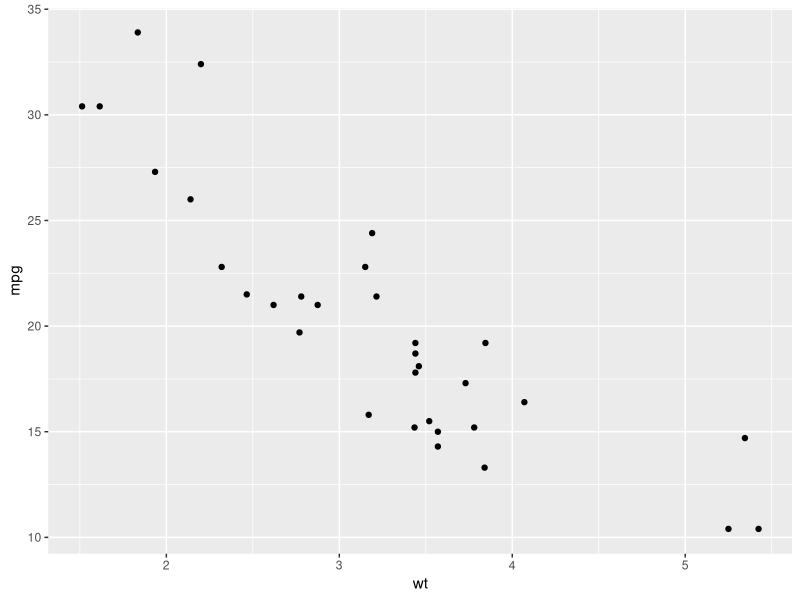
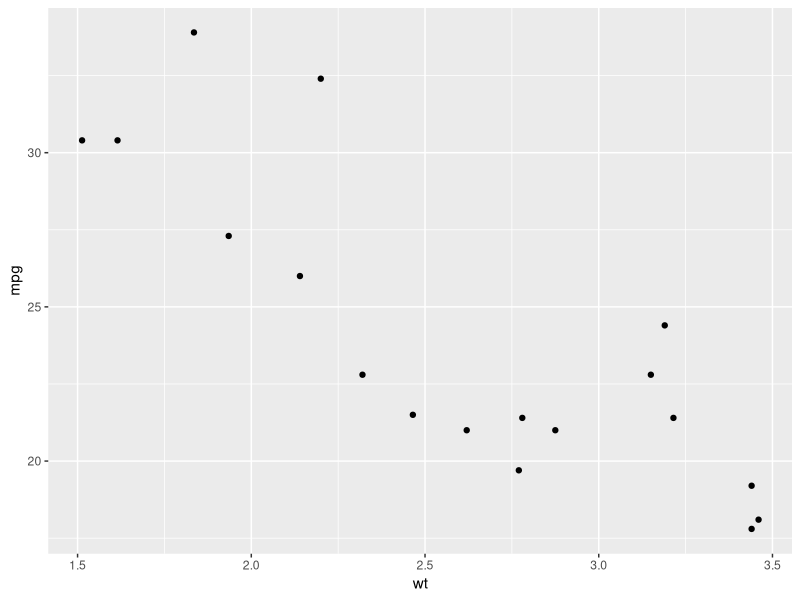
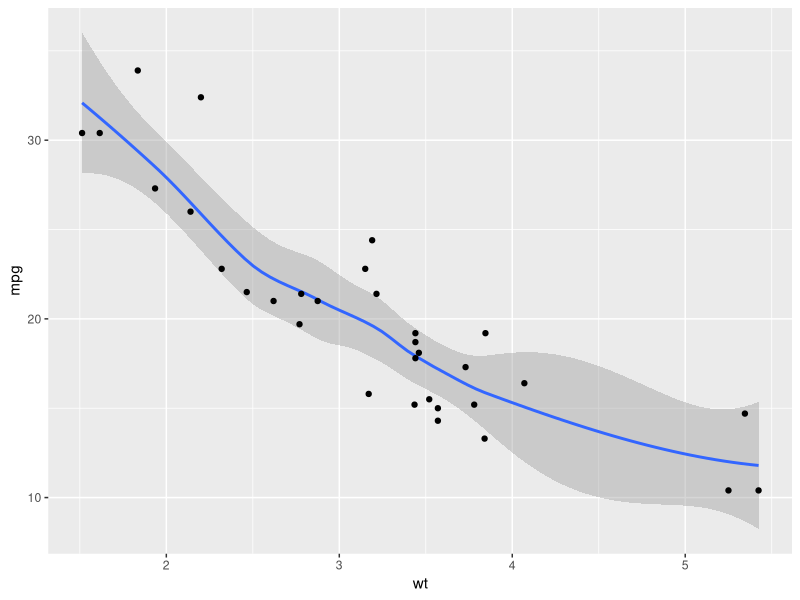
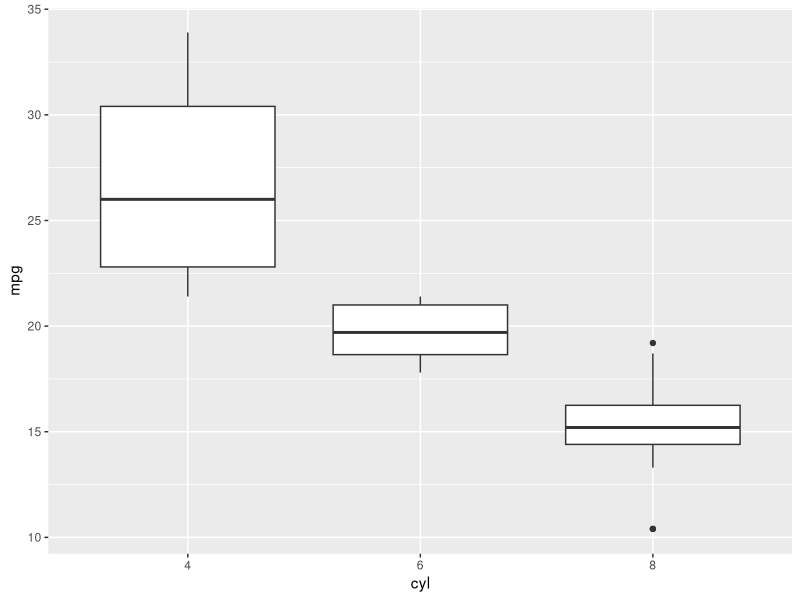
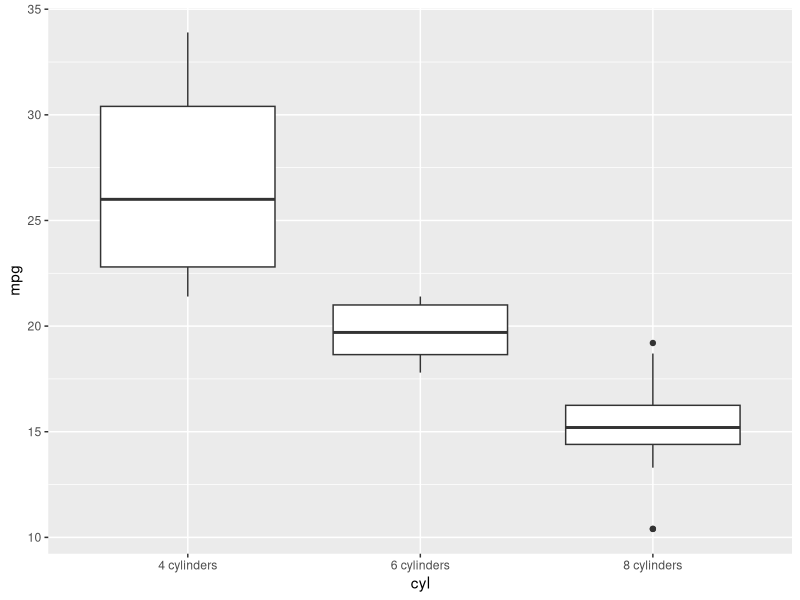
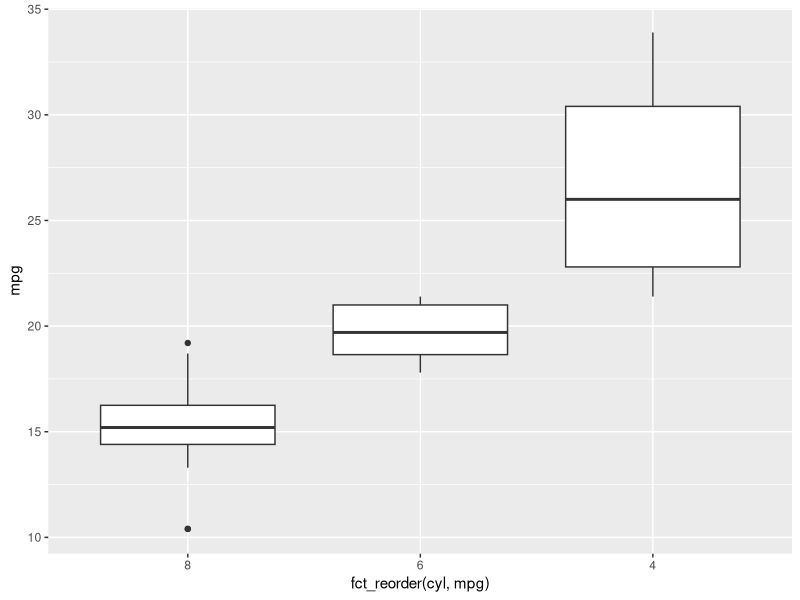

These figures' R source, in order:
## ---- chunk 1
library(tidyverse)
mtcars |> 
  ggplot(aes(x = wt, y = mpg)) +
  geom_point()
## ---- chunk 2
mtcars |> 
  filter(cyl < 8) |> 
  ggplot(aes(x = wt, y = mpg)) +
  geom_point()
## ---- chunk 3
mtcars |> 
  ggplot(aes(x = wt, y = mpg)) +
  geom_smooth() +
  geom_point()
## ---- chunk 4
mtcars |> 
  mutate(cyl = as.factor(cyl)) |> 
  ggplot(aes(x = cyl, y = mpg)) +
  geom_boxplot()
## ---- chunk 5
mtcars |> 
  mutate(cyl = paste0(cyl, " cylinders")) |> 
  ggplot(aes(x = cyl, y = mpg)) +
  geom_boxplot()
## ---- chunk 6
mtcars |> 
  mutate(cyl = as.factor(cyl)) |> 
  ggplot(aes(x = fct_reorder(cyl, mpg), y = mpg)) +
  geom_boxplot()
